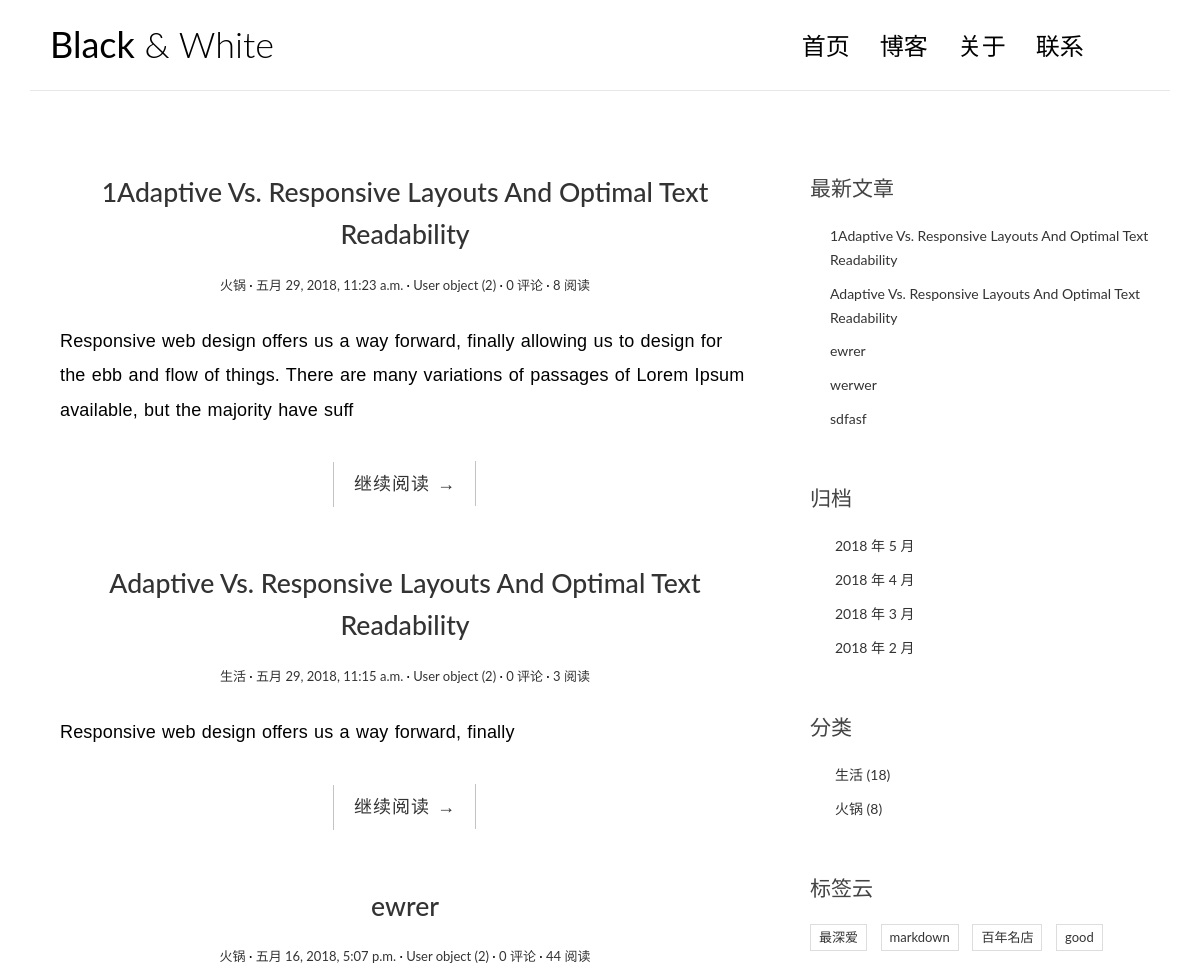
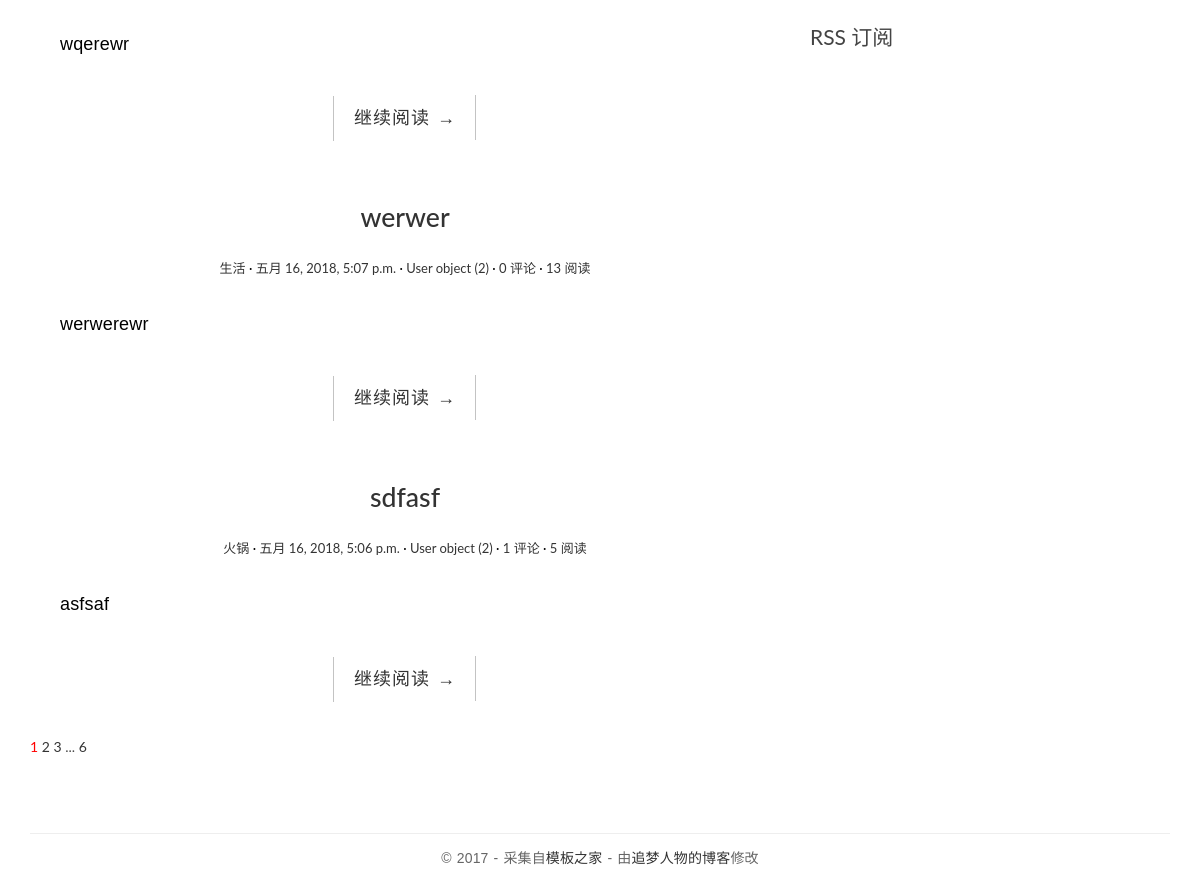
The page / on the database its author committed (2 pictures, top to bottom).
### onefirst/models.py (models this page shows, shortened)
@python_2_unicode_compatible
class Post(models.Model):
    title = models.CharField('标题', max_length=70)
    body = models.TextField('正文')
    created_time = models.DateTimeField('创建时间')
    modified_time = models.DateTimeField('修改时间')
    excerpt = models.CharField('摘要', max_length=200, blank=True)
    category = models.ForeignKey(Category, verbose_name='分类')
    tags = models.ManyToManyField(Tag, blank=True, verbose_name='标签')
    author = models.ForeignKey(User, verbose_name='作者')
    views = models.PositiveIntegerField('阅读量', default=0)
    """
    函数get_absolute_url：获取文章据对路径
    1.视图函数命名空间app_name = 'onefirst'
    2.name=detail的视图
    3.reverse函数解析该视图的URL
    4.post/(?P<pk>[0-9]+)/中的正则部分被kwargs中pk替换掉
    5.最终该函数返回结果如/post/255/,这样Post 自己就生成了自己的 URL
    """
    def get_absolute_url(self):
        return reverse('onefirst:detail', kwargs={'pk': self.pk})
    class Meta:
        verbose_name = '文章'
        verbose_name_plural = '文章'
        ordering = ['-created_time']

@python_2_unicode_compatible
class Category(models.Model):
    name = models.CharField('分类', max_length=100)
    def __str__(self):
        return self.name
    class Meta:
        verbose_name = '分类'
        verbose_name_plural = '分类'

@python_2_unicode_compatible
class User(models.Model):
    username = models.CharField(max_length=21)
    password = models.CharField(max_length=21)

@python_2_unicode_compatible
class Tag(models.Model):
    name = models.CharField('标签', max_length=100)
    class Meta:
        verbose_name = '标签'
        verbose_name_plural = '标签'

### onefirst/views.py (the view, shortened to what this page needs)
# urls.py: url(r'^$', views.IndexView.as_view(), name='index'),
class IndexView(ListView):
    model = Post
    template_name = 'onefirst/index.html'
    context_object_name = 'post_list'
    paginate_by = 5
    def get_context_data(self, **kwargs):
        context = super().get_context_data(**kwargs)
        paginator = context.get('paginator')
        page = context.get('page_obj')
        is_paginated = context.get('is_paginated')
        pagination_data = self.pagination_data(paginator, page, is_paginated)
        context.update(pagination_data)
        return context
    def pagination_data(self, paginator, page, is_paginated):
        if not is_paginated:
            return {}
        left = []
        right = []
        left_has_more = False
        right_has_more = False
        first = False
        last = False
        page_number = page.number
        total_pages = paginator.num_pages
        page_range = paginator.page_range
        if page_number == 1:
            right = page_range[page_number:page_number + 2]
            if right[-1] < total_pages - 1:
                right_has_more = True
            if right[-1] < total_pages:
                last = True
        elif page_number == total_pages:
            left = page_range[(page_number - 3) if (page_number - 3) > 0 else 0:page_number - 1]
            if left[0] > 2:
                left_has_more = True
            if left[0] > 1:
                first = True
        data = {
            'left': left,
            'right': right,
            'left_has_more': left_has_more,
            'right_has_more': right_has_more,
            'first': first,
            'last': last,
        }
        return data

### onefirst/templatetags/onefirst_tags.py (called while the page is built)
@register.simple_tag
def get_recent_posts(num=5):
    return Post.objects.all().order_by('-created_time')[:num]

@register.simple_tag
def archives():
    return Post.objects.dates('created_time', 'month', order='DESC')

@register.simple_tag
def get_categories():
    return Category.objects.annotate(num_posts=Count('post')).filter(num_posts__gt=0)

@register.simple_tag
def get_tags():
    return Tag.objects.annotate(num_posts=Count('post')).filter(num_posts__gt=0)

### templates/onefirst/index.html
{% extends 'base.html' %}
{% load onefirst_tags %}
{% block main %}
    {% include 'onefirst/post_list.html' %}
{% endblock main%}
{% block widget %}
    {% include 'onefirst/widget.html' %}
{% endblock widget %}

### templates/onefirst/post_list.html (shortened to what this page needs)
{% load onefirst_tags %}
{% for post in post_list %}
    <article class="post post-{{ post.pk }}">
        <header class="entry-header">
            <h1 class="entry-title">
                <a href="{{ post.get_absolute_url }}">{{ post.title }}</a>
            </h1>
            <div class="entry-meta">
                <span class="post-category"><a href="#">{{ post.category }}</a></span>
                <span class="post-date"><a href="#"><time class="entry-date"
                                                          datetime="{{ post.created_time }}">{{ post.created_time }}</time></a></span>
                <span class="post-author"><a href="#">{{ post.author }}</a></span>
                <span class="comments-link"><a href="#">{{ post.comment_set.count }} 评论</a></span>
                <span class="views-count"><a href="#">{{ post.views }} 阅读</a></span>
            </div>
        </header>
        <div class="entry-content clearfix">
            <p>{{ post.excerpt }}</p>
            <div class="read-more cl-effect-14">
                <a href="{{ post.get_absolute_url }}" class="more-link">继续阅读 <span class="meta-nav">→</span></a>
            </div>
        </div>
    </article>
{% empty %}
    <div class="no-post">暂时还没有发布的文章！</div>
{% endfor %}
{% if is_paginated %}
    <div class="pagination">
        <a href="?page={{ page_obj.number }}" style="color: red">{{ page_obj.number }}</a>
        {% if right %}
            {% for i in right %}
                <a href="?page={{ i }}">{{ i }}</a>
            {% endfor %}
            {% if right_has_more %}
                <span>...</span>
            {% endif %}
        {% endif %}
      {% if last %}
        <a href="?page={{ paginator.num_pages }}">{{ paginator.num_pages }}</a>
      {% endif %}
    </div>
{% endif %}

### templates/onefirst/widget.html (shortened to what this page needs)
{% load onefirst_tags %}
<div class="widget widget-recent-posts">
    <h3 class="widget-title">最新文章</h3>
    {% get_recent_posts as recent_post_list %}
    <ul>
        {% for post in recent_post_list%}
        <li>
            <a href={{ post.get_absolute_url }}>{{ post.title }}</a>
        </li>
        {% empty %}
            暂无文章！
       {% endfor %}
    </ul>
</div>
<div class="widget widget-archives">
    <h3 class="widget-title">归档</h3>
    {% archives as date_time %}
    <ul>
        {% for date in date_time %}
        <li>
            <a href="{% url 'onefirst:archives' date.year date.month %}">{{ date.year }} 年 {{ date.month }} 月</a>
        </li>
        {% empty %}
            暂无归档分类！
        {% endfor %}
    </ul>
</div>
<div class="widget widget-category">
    <h3 class="widget-title">分类</h3>
    {% get_categories as category_list %}
    <ul>
        {% for category in category_list %}
        <li>
            <a href="{% url 'onefirst:category' category.pk %}">{{ category.name }}
                <span class="post-count">({{ category.num_posts }})</span></a>
        </li>
        {% empty %}
            暂无文章分类！
        {% endfor %}
    </ul>
</div>
<div class="widget widget-tag-cloud">
    <h3 class="widget-title">标签云</h3>
    {% get_tags as tag_list %}
    <ul>
        {% for tag in tag_list %}
        <li>
            <a href="{% url 'onefirst:tag' tag.pk %}">{{ tag.name }}</a>
        </li>
        {% endfor %}
    </ul>
</div>
<div class="rss">
    <a href="{% url 'rss' %}"> RSS 订阅</a>
</div>

### onefirst/static/onefirst/css/custom.css (style rules this page uses)
* { outline: none; }
h1, h2, h3, h4, h5, h6 { margin-top: 0; }
a { color: #333; }
body { color: #444; font-family: 'Lato', sans-serif; }
p { font-family: 'Ubuntu', sans-serif; font-weight: 400; word-spacing: 1px; letter-spacing: 0.01em; }
.post { background: #fff; padding: 30px 30px 0; }
.entry-title { text-align: center; font-size: 1.9em; margin-bottom: 20px; line-height: 1.6; padding: 10px 20px 0; }
.entry-meta { text-align: center; color: #DDDDDD; font-size: 13px; margin-bottom: 30px; }
.entry-content { font-size: 18px; line-height: 1.9; font-weight: 300; color: #000; }
.post-category::after, .post-date::after, .post-author::after, .comments-link::after { content: ' ·'; color: #000; }
.read-more { font-family: 'Ubuntu', sans-serif; font-weight: 400; word-spacing: 1px; letter-spacing: 0.01em; text-align: center; margin-top: 20px; }
.cl-effect-14 a { padding: 0 20px; height: 45px; line-height: 45px; position: relative; display: inline-block; margin: 15px 25px; letter-spacing: 1px; font-weight: 400; text-shadow: 0 0 1px rgba(255, 255, 255, 0.3); }
.cl-effect-14 a::before, .cl-effect-14 a::after { position: absolute; width: 45px; height: 1px; background: #C3C3C3; content: ''; -webkit-transition: all 0.3s; -moz-transition: all 0.3s; transition: all 0.3s; pointer-events: none; }
.cl-effect-14 a::before { top: 0; left: 0; -webkit-transform: rotate(90deg); -moz-transform: rotate(90deg); transform: rotate(90deg); -webkit-transform-origin: 0 0; -moz-transform-origin: 0 0; transform-origin: 0 0; }
.cl-effect-14 a::after { right: 0; bottom: 0; -webkit-transform: rotate(90deg); -moz-transform: rotate(90deg); transform: rotate(90deg); -webkit-transform-origin: 100% 0; -moz-transform-origin: 100% 0; transform-origin: 100% 0; }
.widget { background: #fff; padding: 30px 0 0; }
.widget-title { font-size: 1.5em; margin-bottom: 20px; line-height: 1.6; padding: 10px 0 0; font-weight: 400; }
.widget-recent-posts ul { padding: 0; margin: 0; padding-left: 20px; }
.widget-recent-posts ul li { list-style-type: none; position: relative; line-height: 170%; margin-bottom: 10px; }
.widget-recent-posts ul li::before { content: '\f3d3'; font-family: "Ionicons"; position: absolute; left: -17px; top: 3px; font-size: 16px; color: #000; }
.widget-archives ul { padding: 0; margin: 0; padding-left: 25px; }
.widget-archives ul li { list-style-type: none; position: relative; line-height: 170%; margin-bottom: 10px; }
.widget-archives ul li::before { content: '\f3f3'; font-family: "Ionicons"; position: absolute; left: -25px; top: 1px; font-size: 16px; color: #000; }
.widget-category ul { padding: 0; margin: 0; padding-left: 25px; }
.widget-category ul li { list-style-type: none; position: relative; line-height: 170%; margin-bottom: 10px; }
.widget-category ul li::before { content: '\f3fe'; font-family: "Ionicons"; position: absolute; left: -25px; top: 1px; font-size: 18px; color: #000; }
.widget-tag-cloud ul { padding: 0; margin: 0; margin-right: -10px; }
.widget-tag-cloud ul li { list-style-type: none; font-size: 13px; display: inline-block; margin-right: 10px; margin-bottom: 10px; padding: 3px 8px; border: 1px solid #ddd; }
.rss { font-size: 21px; margin-top: 30px; }
.rss a { color: #444; }

### rows shown on the page
Post: title "1Adaptive Vs. Responsive Layouts And Optimal Text Readability", category "火锅", created_time "五月 29, 2018, 11:23 a.m.", author "User object (2)", comment_set.count "0", views "8", excerpt "Responsive web design offers us a way forward, finally allowing us to design for the ebb and flow of things. There are many variations of passages of Lorem Ipsum available, but the majority have suff"
Post: title "Adaptive Vs. Responsive Layouts And Optimal Text Readability", category "生活", created_time "五月 29, 2018, 11:15 a.m.", author "User object (2)", comment_set.count "0", views "3", excerpt "Responsive web design offers us a way forward, finally"
Post: title "ewrer", category "火锅", created_time "五月 16, 2018, 5:07 p.m.", author "User object (2)", comment_set.count "0", views "44", excerpt "wqerewr"
Post: title "werwer", category "生活", created_time "五月 16, 2018, 5:07 p.m.", author "User object (2)", comment_set.count "0", views "13", excerpt "werwerewr"
Post: title "sdfasf", category "火锅", created_time "五月 16, 2018, 5:06 p.m.", author "User object (2)", comment_set.count "1", views "5", excerpt "asfsaf"
Category: name "生活", num_posts "18"
Category: name "火锅", num_posts "8"
Tag: name "最深爱"
Tag: name "markdown"
Tag: name "百年名店"
Tag: name "good"

### other values the page prints
{{ page_obj.number }} "1"
{{ i }} "2" "3"
{{ paginator.num_pages }} "6"
{{ date.year }} "2018" "2018" "2018" "2018"
{{ date.month }} "5" "4" "3" "2"
